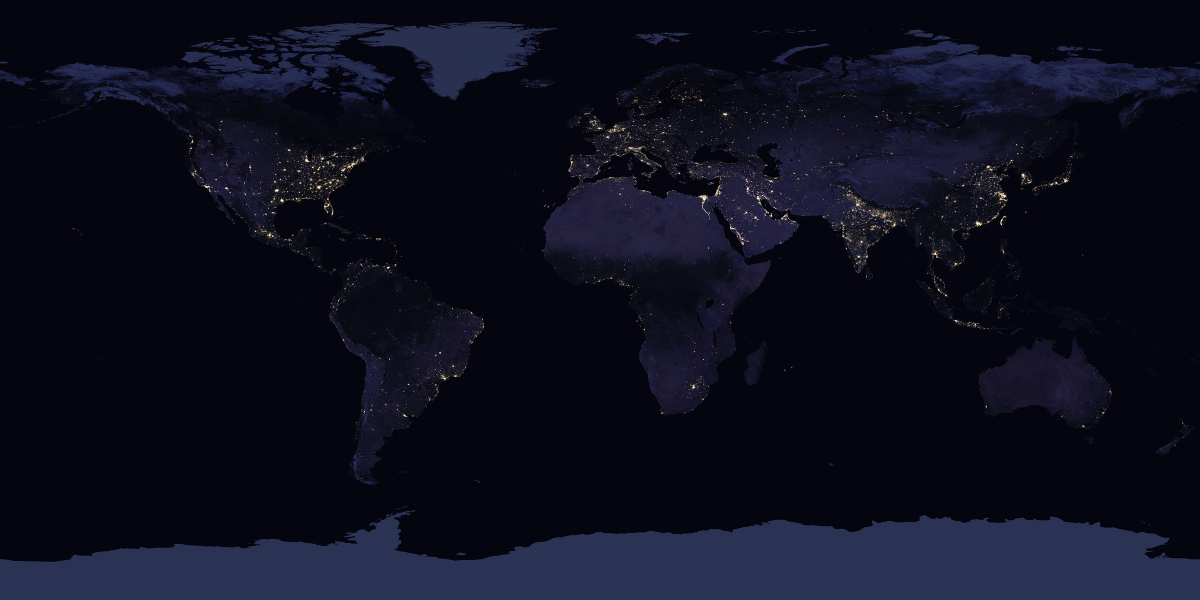
#> input picture assets/earth/black-marble-2016.jpg, 3600 x 1800 px (shown at 1/3 size)
$ python earth-texture.py
#> lines starting #> are read from the running program, lines starting #| are printed output that depends on the picture
"""Grades NASA's Black Marble 2016 (public domain, NASA Earth Observatory) into the globe texture.

Source: assets/earth/black-marble-2016.jpg (3600x1800, eoimages.gsfc.nasa.gov, record 144898)
Output: public/media/earth-night-2048.webp (equirectangular, 2048x1024)

The purple-blue land of the original becomes a quiet charcoal, and the city lights become
his warm beige, so the earth sits on the page in the brief's palette.
"""
from pathlib import Path
import numpy as np
from PIL import Image

ROOT = Path(__file__).resolve().parent.parent
src = Image.open(ROOT / "assets/earth/black-marble-2016.jpg").convert("RGB").resize((2048, 1024), Image.LANCZOS)
c = np.asarray(src).astype(np.float32) / 255.0
r, g, b = c[..., 0], c[..., 1], c[..., 2]
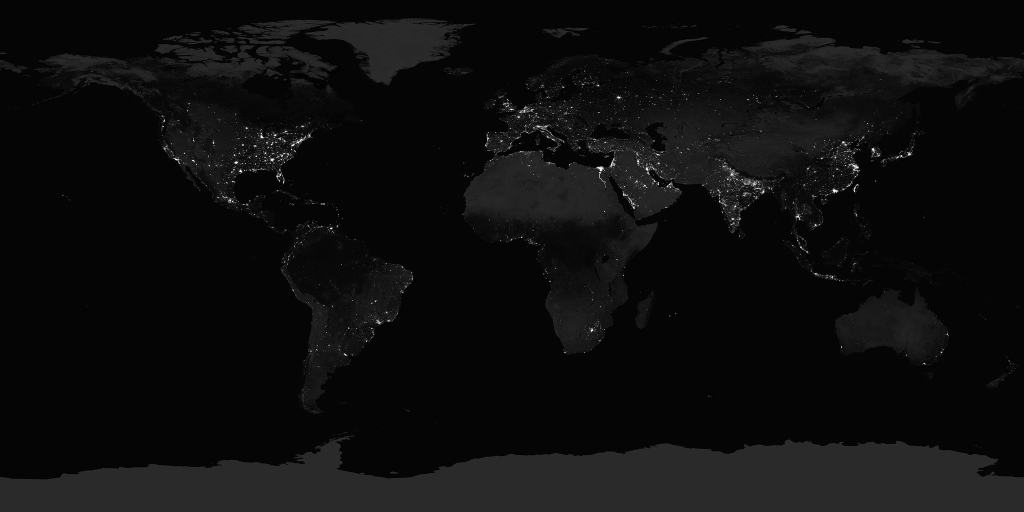
#> r: shape (1024, 2048) float32 (shown at 1/2 size); min 0, max 1, mean 0.0533
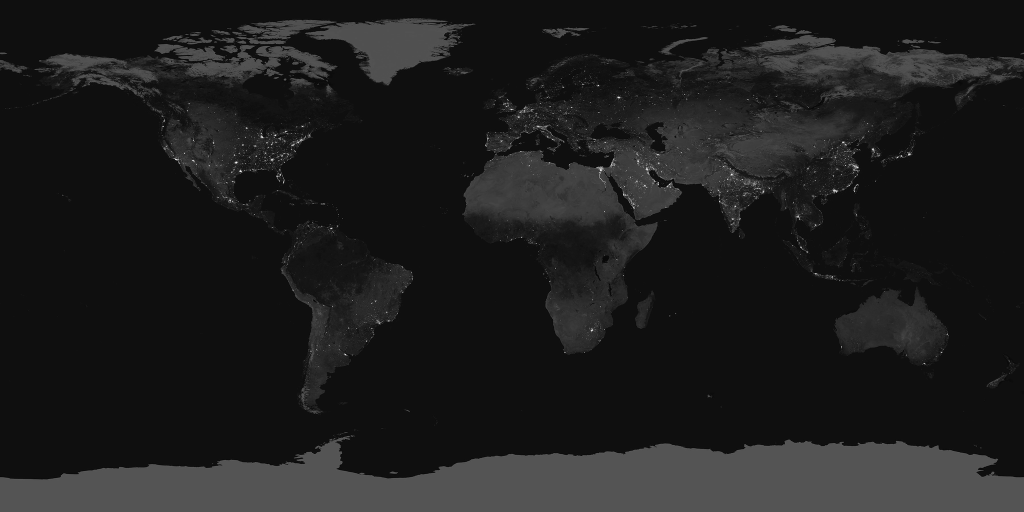
#> b: shape (1024, 2048) float32 (shown at 1/2 size); min 0, max 1, mean 0.114

# City lights are yellow (red and green above blue); land and ice are blue.
lights = np.clip((0.5 * (r + g) - b) * 3.2, 0, 1) ** 0.85
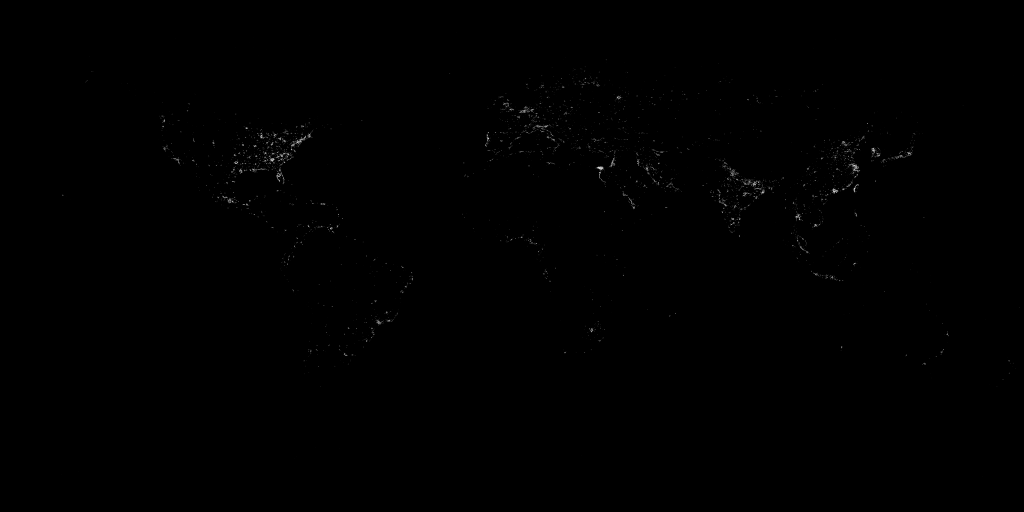
#> lights: shape (1024, 2048) float32 (shown at 1/2 size); min 0, max 1, mean 0.00172
land = np.clip((b - 0.035) * 2.4, 0, 1)
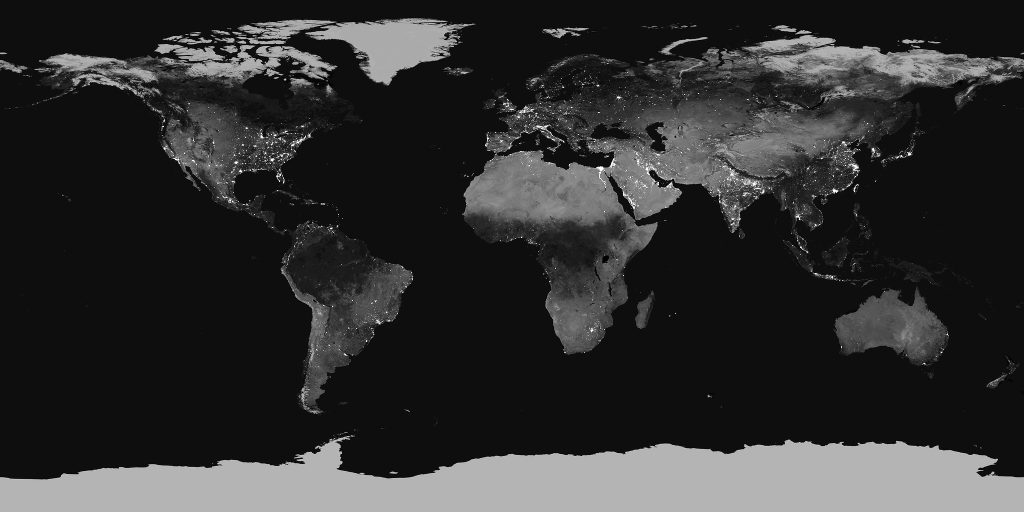
#> land: shape (1024, 2048) float32 (shown at 1/2 size); min 0, max 1, mean 0.189

ocean = np.array([0.055, 0.058, 0.064])  # just above the page charcoal
ground = np.array([0.20, 0.21, 0.23])  # cool graphite for land, ice reads a little brighter
beige = np.array([1.0, 0.90, 0.72])  # warm city light, a touch hotter than #E8DCC8

out = ocean + land[..., None] * (ground - ocean) + lights[..., None] * beige * 1.15
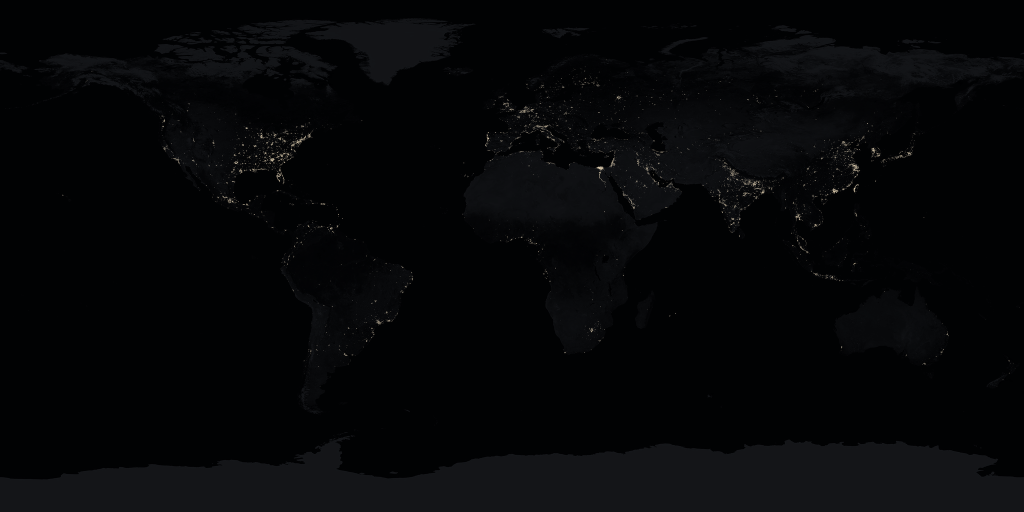
#> out: shape (1024, 2048, 3) float64 (shown at 1/2 size); mean of channels 0, 1, 2 0.0844, 0.0886, 0.0968; drawn with min black and max white
out = np.clip(out, 0, 1)
Image.fromarray((out * 255).astype(np.uint8)).save(ROOT / "public/media/earth-night-2048.webp", quality=82, method=6)
#> (the run stopped early here; a loop or call above may not have finished)
